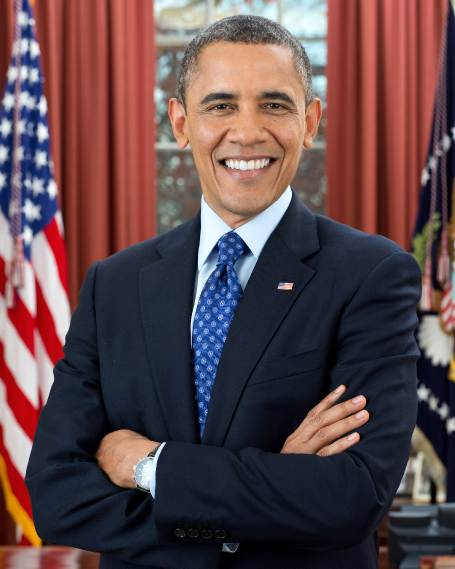
#> input picture obama.jpg, 910 x 1137 px, found by its file name (shown at 1/2 size)
$ jupyter execute --allow-errors '20202801_이강륜_Final_exam.ipynb'
#> lines starting #> are read from the running program, lines starting #| are printed output that depends on the picture; after the words box and inside, x2 and y2 are one past the last pixel; in counts of white or black regions, pixels touching at a corner belong together
[cell 1]
### Packages
import cv2
import numpy as np
from matplotlib import pyplot as plt

[cell 2]
### 출력 영상 크기
plt.rcParams["figure.figsize"] = (16,9)
### 한글 표시
plt.rcParams['font.family'] = "Gulim"

1. 'obama.jpg' 영상에서 얼굴 영역을 제외한 부분을 블러링(blurring) 처리하시오. - 캐스케이드 파일: haarcascade_frontalface_alt2.xml -
블러링: (15 × 15)

[cell 3]
img_raw = cv2.imread(r"C:\Users\kr937\Desktop\drive\2023\Image Process\obama.jpg")
#> img_raw is the input picture: shape (1137, 910, 3); mean B, G, R 74.6, 71.7, 95
img_raw.shape
#> Out = (1137, 910, 3)

[cell 4]
### Package
from distutils.sysconfig import get_python_lib
### 캐스케이드 파일
cascade_file = get_python_lib() + r"\cv2\data\haarcascade_frontalface_alt2.xml"
cascade_file

[cell 5]
### 캐스케이드 파일 읽기
cascade = cv2.CascadeClassifier(cascade_file)
### 그레이스케일로 변환
img_gs = cv2.cvtColor(img_raw, cv2.COLOR_BGR2GRAY)
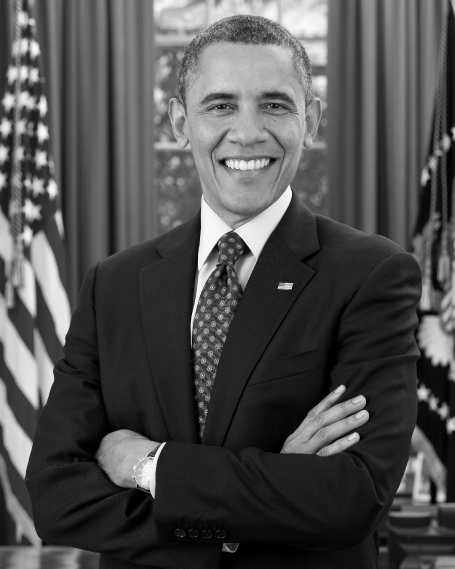
#> img_gs: shape (1137, 910) (shown at 1/2 size); min 0, max 255, mean 79
### 얼굴 검출
face_list = cascade.detectMultiScale(img_gs, minSize = (30, 30))
#> face_list = [[353, 101, 279, 279]]

[cell 6]
### 얼굴 검출 좌표 - [x, y, w, h]
face_list
#> Out = [[353, 101, 279, 279]]

[cell 7]
img_out = img_raw.copy()
### 색상 - red
color = (0, 0, 255)
for face in face_list :
    x, y, w, h = face
    cv2.rectangle(img_out, (x, y), (x+w, y+h), color, thickness = 3)
    ### RGB로 변환 후 이미지 출력
    plt.imshow(cv2.cvtColor(img_out, cv2.COLOR_BGR2RGB))
    plt.show()
#> this loop made 1 pass
#> pass 1, `plt.show()`:
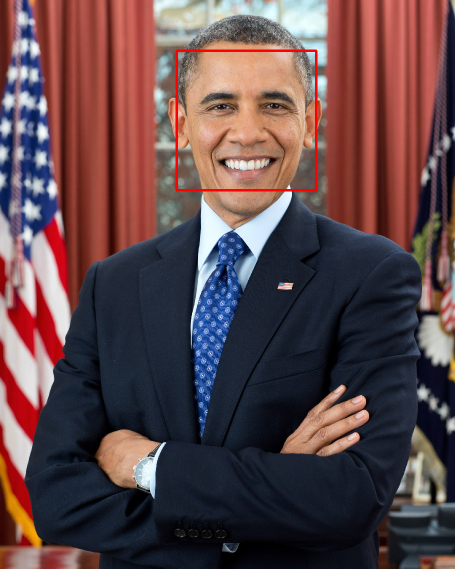
#> shown: shape (1137, 910, 3) (shown at 1/2 size); mean R, G, B 95.5, 70.9, 74
#> after the loop:
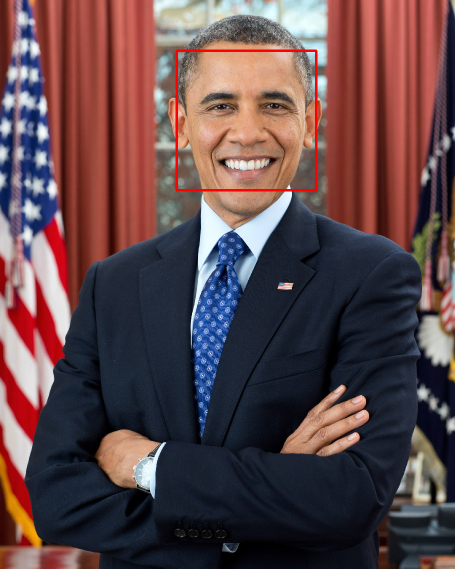
#> img_out: shape (1137, 910, 3) (shown at 1/2 size); 0.54% of pixels changed, all inside (x1, y1, x2, y2) = (351, 99, 635, 383)

[cell 8]
img_face = img_raw.copy()
for face in face_list :
    x, y, w, h = face
    x1, y1, x2, y2 = x, y, x+w, y+h
    w = x2 - x1
    h = y2 - y1
    img_face = cv2.resize(img_face[y1:y2, x1:x2], (w, h),
                                   interpolation = cv2.INTER_AREA)
#> this loop made 1 pass
#> (x, y, x1, y1, x2, y2) on pass 1: (353, 101, 353, 101, 632, 380)
#> pass 1, `img_face = cv2.resize(img_face[y1:y2, x1:x2], (w, h), interpolation = ..`:
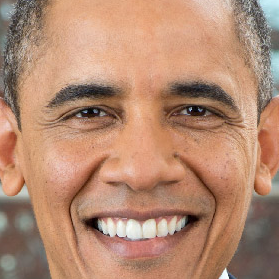
#> img_face: shape (279, 279, 3); mean B, G, R 113.8, 138.3, 180.6
img_face = cv2.resize(img_face,(w,h), interpolation = cv2.INTER_AREA)
#> (the rest of this cell did not finish here and is left out)

#> (a cell that did not finish here is left out)

[cell 10]
img = img_raw.copy()
### 색상 - red
color = (0, 0, 255)
for face in face_list :
    x, y, w, h = face
    img_face = cv2.resize(img, (y+h, x+w), interpolation = cv2.INTER_AREA)
    ### RGB로 변환 후 이미지 출력
    plt.imshow(cv2.cvtColor(img_face, cv2.COLOR_BGR2RGB))
    plt.show()
#> this loop made 1 pass
#> pass 1, `img_face = cv2.resize(img, (y+h, x+w), interpolation = cv2.INTER_AREA)`:
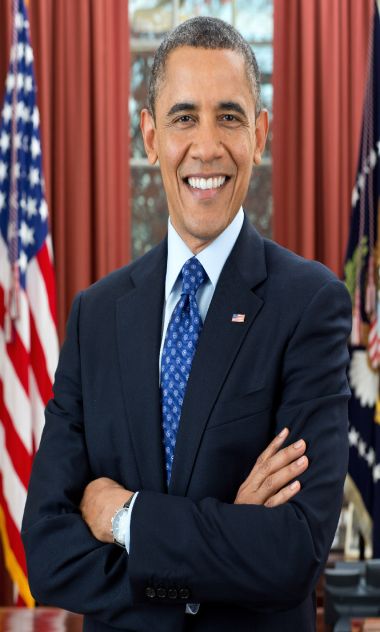
#> img_face: shape (632, 380, 3); mean B, G, R 74.6, 71.7, 95

[cell 11]
mask = np.ones((15, 15)) / (15**2)
img_blur = cv2.blur(img_raw, (15, 15))
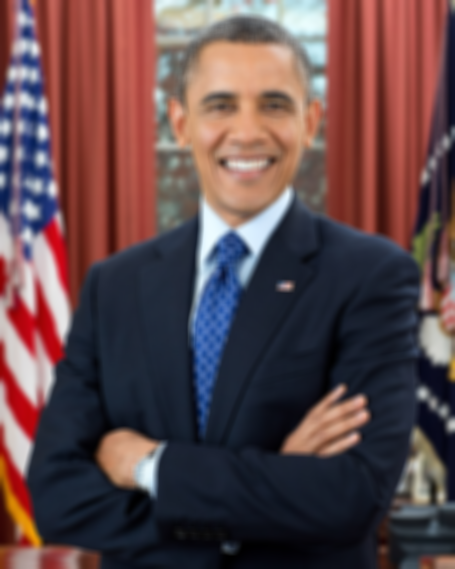
#> img_blur: shape (1137, 910, 3) (shown at 1/2 size); mean B, G, R 74.6, 71.7, 95
img_1 = cv2.filter2D(img_raw, -1, mask)

[cell 12]
### 영상 출력 함수
def fn_imshow(img, axis='off'):
#> called with axis = 'off'
    img_rgb = cv2.cvtColor(img, cv2.COLOR_BGR2RGB)
    plt.imshow(img_rgb)
    if axis=='off': plt.axis('off')
    plt.show()

[cell 13]
fn_imshow(img_blur)

[cell 14]
face_list
#> Out = [[353, 101, 279, 279]]

[cell 15]
### 이미지 복사
img_out = img_raw.copy()
### 모자이크 처리
#> (the rest of this cell did not finish here and is left out)

[cell 16]
img_out.shape
#> Out = (1137, 910, 3)

$ run again, with KIH.jpg copied over obama.jpg
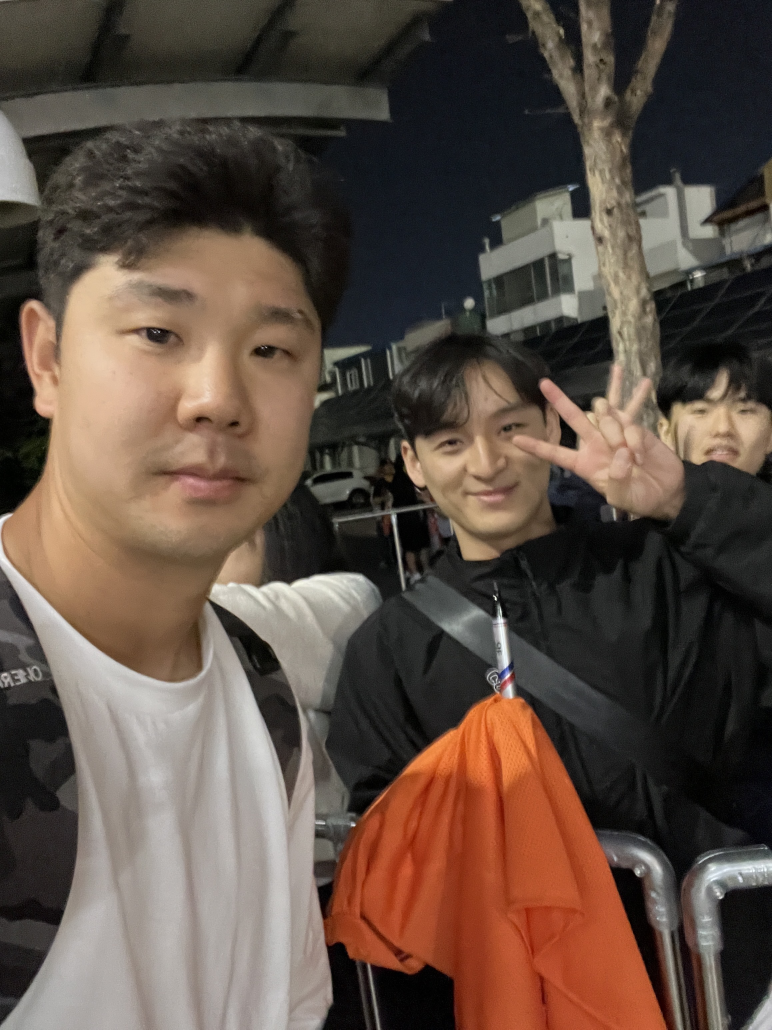
#> input picture KIH.jpg, 2316 x 3088 px, found by its file name (shown at 1/3 size)
#> img_raw is the input picture: shape (3088, 2316, 3); mean B, G, R 68, 78.2, 94.1
#> face_list = [[2040, 1137, 262, 262], [1215, 1126, 471, 471], [176, 666, 918, 918]]
#> `face_list`: Out has the same summary as face_list
#> the loop `for face in face_list :` made 3 passes
#> the loop `for face in face_list :` made 3 passes
#> pass 1, `img_face = cv2.resize(img, (y+h, x+w), interpolation = cv2.INTER_AREA)`:
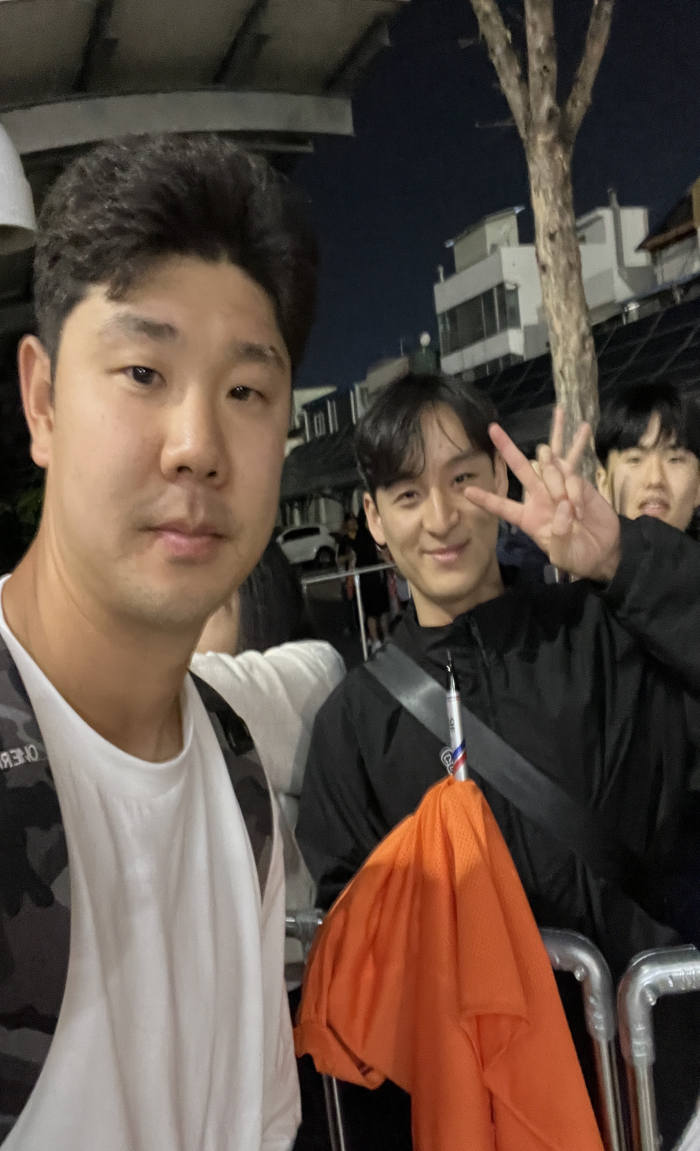
#> img_face: shape (2302, 1399, 3) (shown at 1/2 size); mean B, G, R 68, 78.2, 94.1
#> pass 3, `img_face = cv2.resize(img, (y+h, x+w), interpolation = cv2.INTER_AREA)`:
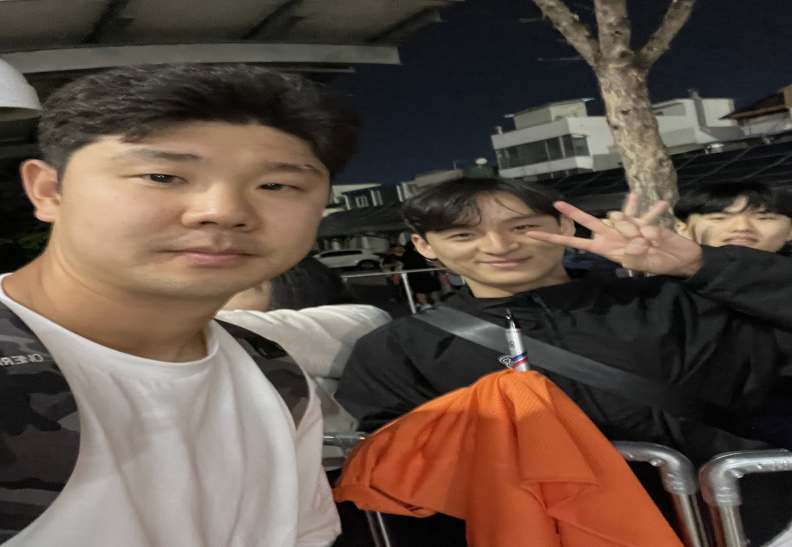
#> img_face: shape (1094, 1584, 3) (shown at 1/2 size); mean B, G, R 68, 78.2, 94.1
#> `face_list`: Out has the same summary as face_list

$ run again, with KakaoTalk_20230525_182853322_01.jpg copied over obama.jpg
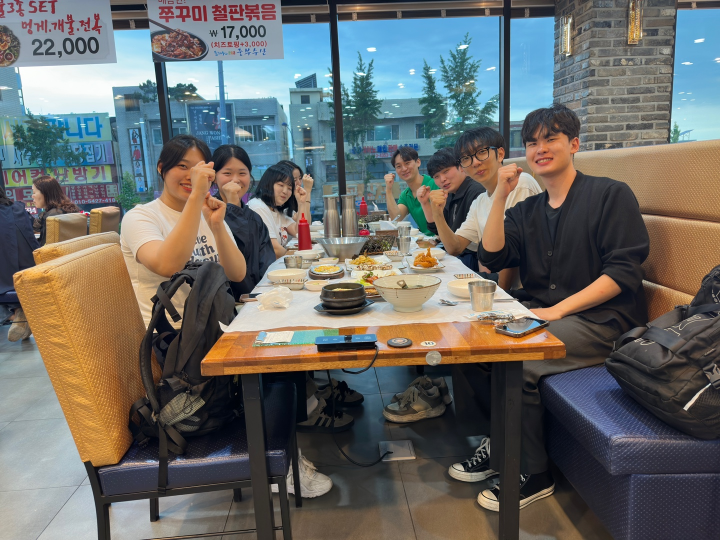
#> input picture KakaoTalk_20230525_182853322_01.jpg, 1440 x 1080 px, found by its file name (shown at 1/2 size)
#> img_raw is the input picture: shape (1080, 1440, 3); mean B, G, R 102.4, 105.9, 106.2
#> face_list = [[542, 354, 50, 50], [435, 319, 73, 73], [1039, 248, 92, 92]]
#> `face_list`: Out has the same summary as face_list
#> the loop `for face in face_list :` made 3 passes
#> after the loop `for face in face_list :`:
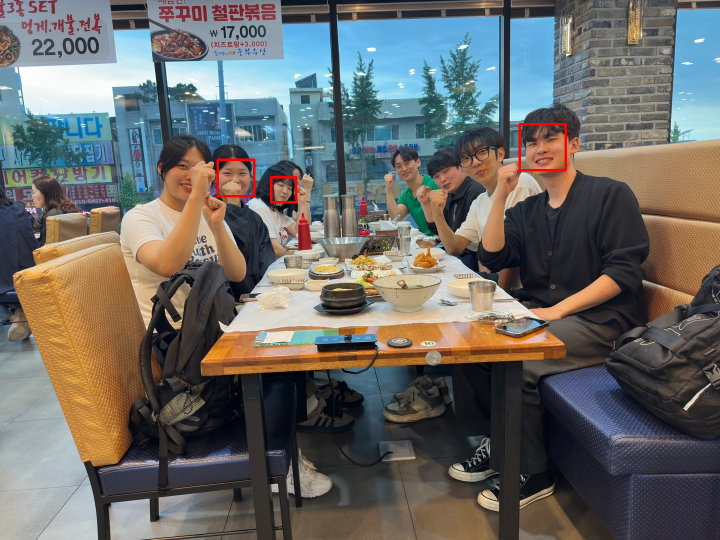
#> img_out: shape (1080, 1440, 3) (shown at 1/2 size); 0.27% of pixels changed, all inside (x1, y1, x2, y2) = (433, 246, 1134, 407)
#> `img_blur = cv2.blur(img_raw, (15, 15))`:
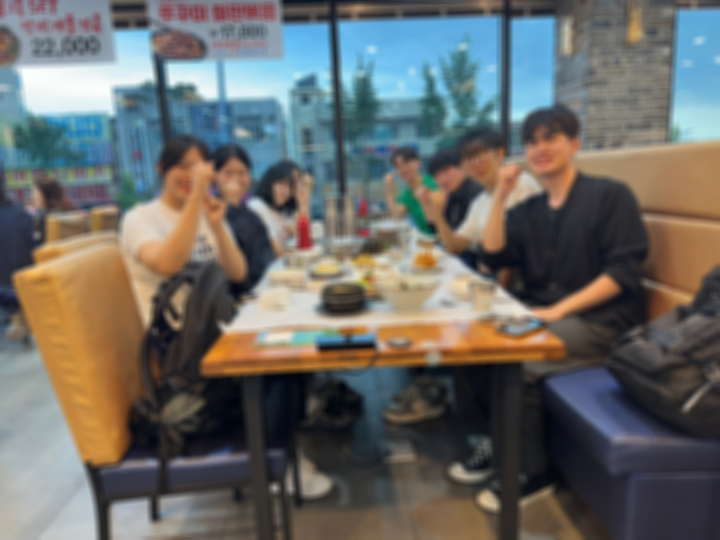
#> img_blur: shape (1080, 1440, 3) (shown at 1/2 size); mean B, G, R 102.4, 105.9, 106.2
#> `face_list`: Out has the same summary as face_list
